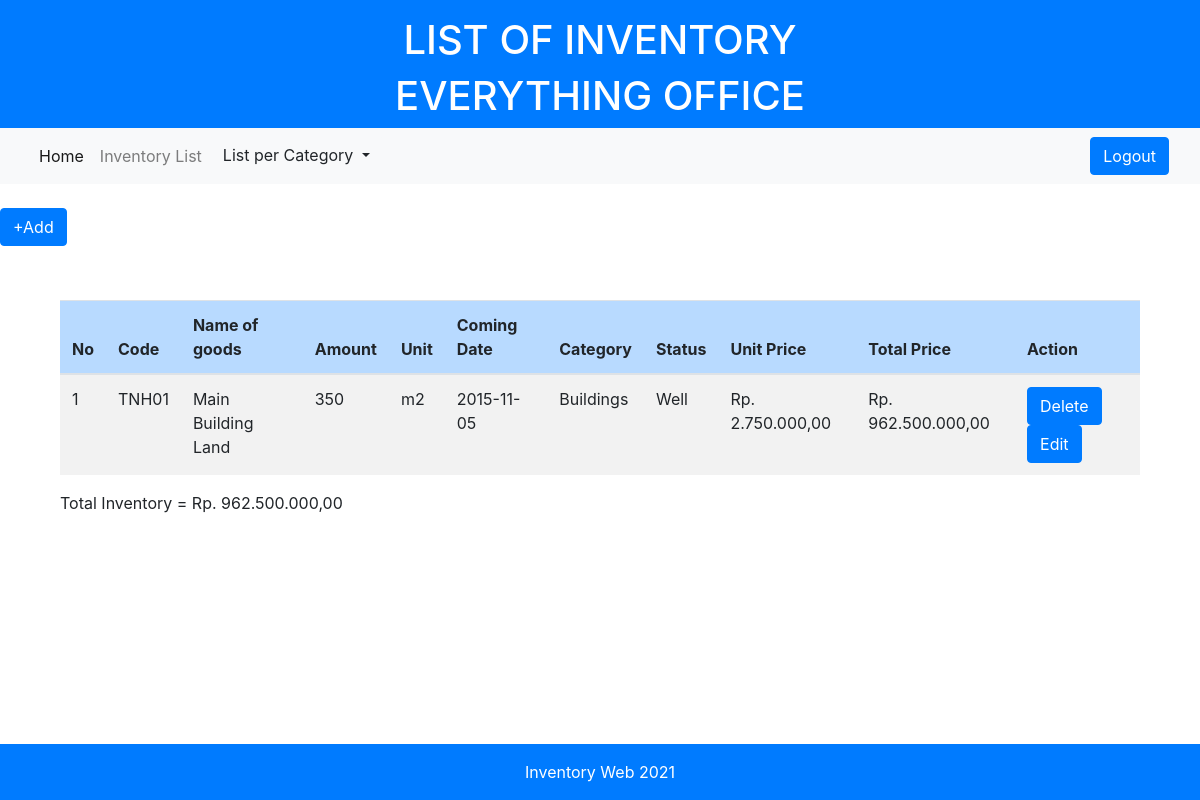
The app's page /list_category.php?category=Buildings (signed in) with its own data.
### tables this page shows
CREATE TABLE `inventory` (
  `item_id` varchar(10) NOT NULL,
  `item_name` varchar(30) NOT NULL,
  `amount` int(11) NOT NULL,
  `unit` varchar(15) NOT NULL,
  `arrival_date` date NOT NULL,
  `category` varchar(20) NOT NULL,
  `item_status` varchar(20) NOT NULL,
  `price` int(20) NOT NULL
);

### database.php (called while the page is built, shortened)
<?php
    $connect = mysqli_connect("localhost", "root", "", "responsi");
function query($query){
    global $connect;
    $result = mysqli_query($connect, $query);
    $rows = [];
    while($row = mysqli_fetch_assoc($result)){
        $rows[] = $row;
    }
    return $rows;
}
?>

### list_category.php (the view, shortened to what this page needs)
<?php
    include 'database.php';
    $category = $_GET['category'];
    $data = query("SELECT * FROM inventory WHERE category ='$category'");
    $tot_inve = 0;
?>
<!DOCTYPE html>
<html>
  <head>
    <link rel="stylesheet" href="https://cdn.jsdelivr.net/npm/bootstrap@4.5.3/dist/css/bootstrap.min.css">
  </head>
  <body>
  <footer class="bg-primary text-white">
    <div class="container">
      <div class="row pt-3">
        <div class="col text-center">
          <h1>LIST OF INVENTORY</h1>
          <h1>EVERYTHING OFFICE</h1>
        </div>
      </div>
    </div>
  </footer>
  <nav class="navbar navbar-expand-lg navbar-light bg-light">
  <div class="container-fluid">
    <div class="collapse navbar-collapse" id="navbarNavDropdown">
      <ul class="navbar-nav">
        <li class="nav-item">
          <a class="nav-link active" aria-current="page" href="index.php">Home</a>
        </li>
        <li class="nav-item">
          <a class="nav-link" href="list.php">Inventory List</a>
        </li>
        <li class="nav-item dropdown">
                <div class="dropdown">
          <button class="btn btn-light dropdown-toggle" type="button" id="dropdownMenuButton" data-toggle="dropdown" aria-haspopup="true" aria-expanded="false">
          List per Category
          </button>
        </div>
        </li>
      </ul>
    </div>
    <a class="btn btn-primary fixed-right" href="logout.php" role="button">Logout</a>
  </div>
  </nav>
  <br>
  <a href="add.php" class="btn btn-primary">+Add</a>
  <div class="container" style="padding: 30px;">
    <table class="table table-striped" id="table">
        <thead>
            <tr>
                <th class="table-primary">No</th>
                <th class="table-primary">Code</th>
                <th class="table-primary">Name of goods</th>
                <th class="table-primary">Amount</th>
                <th class="table-primary">Unit</th>
                <th class="table-primary">Coming Date</th>
                <th class="table-primary">Category</th>
                <th class="table-primary">Status</th>
                <th class="table-primary">Unit Price</th>
                <th class="table-primary">Total Price</th>
                <th class="table-primary">Action</th>
            </tr>
        </thead>
            <?php $i = 1; ?>
            <tbody>
            <?php foreach( $data as $row) : ?>
            <tr>
                <td><?= $i ?></td>
                <td><?= $row["item_id"] ?></td>
                <td><?= $row["item_name"] ?></td>
                <td><?= $row["amount"] ?></td>
                <td><?= $row["unit"] ?></td>
                <td><?= $row["arrival_date"] ?></td>
                <td><?= $row["category"] ?></td>
                <td><?= $row["item_status"] ?></td>
                <td><?php
                        $number = $row["price"];
                        $price = number_format($number, 2, ',', '.');
                        echo "Rp. " . $price;?>
                </td>
                <?php
                    $total = $row["price"] * $row["amount"];
                    $number = $total;
                    $pricepull = number_format($number, 2, ',', '.');
                    $tot_inve += $total;
                ?>
                <td>Rp. <?= $pricepull ?></td>
                <td><a href="hapus.php?item_id=<?= $row['item_id'];?>" class="btn btn-primary">Delete</a>
                <a href="ubah.php?item_id=<?= $row['item_id'];?>" class="btn btn-primary">Edit</a></td>
            </tr>
            <?php $i++; ?>
            <?php endforeach; ?>
            </tbody>
        <br>
    </table>
    Total Inventory = Rp.
                <?php
                  $number = $tot_inve;
                  $pricesopull = number_format($number, 2, ',', '.');
                ?>
                <?= $pricesopull ?>
    <br>
    <br>
    <br>
  </div>
  <footer class="bg-primary text-white fixed-bottom">
    <div class="container">
      <div class="row pt-3">
        <div class="col text-center">
          <p>Inventory Web 2021</p>
        </div>
      </div>
    </div>
  </footer>
  </body>
</html>

### records on screen
inventory: item_id "TNH01", item_name "Main Building Land", amount "350", unit "m2", arrival_date "2015-11-05", category "Buildings", item_status "Well", price "2.750.000,00", pricepull "962.500.000,00"

### other values on screen
$pricesopull "962.500.000,00"
